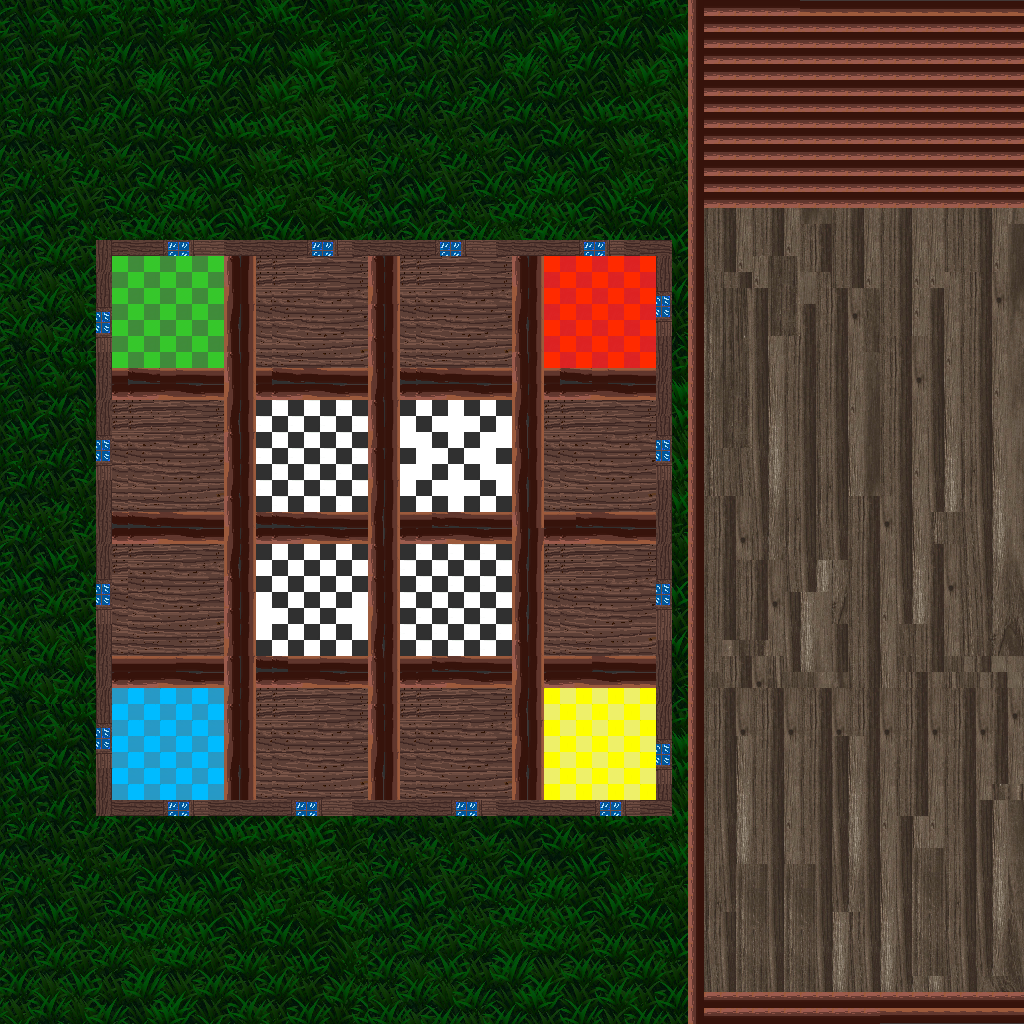

This game map was drawn from its Tiled (.tmx) file and the tilesets committed beside it. A one-line description and the trimmed map source follow:
An orthogonal 64x64 tile map with 16x16 px tiles, 3 tile layers (Ground, Floor, Walls), 9 tilesets and 16 objects.

<map version="1.10" tiledversion="1.11.0" orientation="orthogonal" renderorder="right-down" width="64" height="64" tilewidth="16" tileheight="16" infinite="0" nextlayerid="26" nextobjectid="60">
 <tileset firstgid="1" name="Room floor 2" tilewidth="16" tileheight="16" tilecount="36" columns="6">
  <image source="Room floor 2.png" width="100" height="100" />
 </tileset>
 <tileset firstgid="37" name="Horizontal wall" tilewidth="16" tileheight="16" tilecount="36" columns="6">
  <image source="Horizontal wall.png" width="100" height="100" />
 </tileset>
 <tileset firstgid="73" name="Wall pixel 2" tilewidth="16" tileheight="16" tilecount="6" columns="6">
  <image source="Wall pixel 2.png" width="100" height="20" />
 </tileset>
 <tileset firstgid="79" name="Horizontal wall" tilewidth="16" tileheight="16" tilecount="36" columns="6">
  <image source="Horizontal wall.png" width="100" height="100" />
 </tileset>
 <tileset firstgid="115" name="Color paint" tilewidth="16" tileheight="16" tilecount="36" columns="6">
  <image source="Color paint.png" width="100" height="100" />
 </tileset>
 <tileset firstgid="151" name="Color paint 2" tilewidth="16" tileheight="16" tilecount="36" columns="6">
  <image source="Color paint 2.png" width="100" height="100" />
 </tileset>
 <tileset firstgid="187" name="paint color 3" tilewidth="16" tileheight="16" tilecount="36" columns="6">
  <image source="paint color 3.png" width="100" height="100" />
 </tileset>
 <tileset firstgid="223" name="Screenshot 2025-01-01 234256" tilewidth="16" tileheight="16" tilecount="528" columns="24">
  <image source="Screenshot 2025-01-01 234256.png" width="395" height="358" />
 </tileset>
 <tileset firstgid="751" name="wooden foor" tilewidth="16" tileheight="16" tilecount="2542" columns="62">
  <image source="wooden foor.png" width="1000" height="667" />
 </tileset>
 <layer id="1" name="Ground" width="64" height="64">
  <data>[4096 cells, 4096 non-empty, 693 distinct tile ids]</data>
 </layer>
 <layer id="2" name="Floor" width="64" height="64" locked="1">
  <data>[4096 cells, 784 non-empty, 47 distinct tile ids]</data>
 </layer>
 <objectgroup id="24" name="Rooms">
  <object id="29" x="112" y="256" width="112" height="112" />
  <object id="30" x="256" y="256" width="112" height="112" />
  <object id="31" x="400" y="256" width="112" height="112" />
  <object id="32" x="544" y="256" width="112" height="112" />
  <object id="48" x="112" y="400" width="112" height="112" />
  <object id="49" x="256" y="400" width="112" height="112" />
  <object id="50" x="400" y="400" width="112" height="112" />
  <object id="51" x="544" y="400" width="112" height="112" />
  <object id="52" x="112" y="544" width="112" height="112" />
  <object id="53" x="256" y="544" width="112" height="112" />
  <object id="54" x="400" y="544" width="112" height="112" />
  <object id="55" x="544" y="544" width="112" height="112" />
  <object id="56" x="112" y="688" width="112" height="112" />
  <object id="57" x="256" y="688" width="112" height="112" />
  <object id="58" x="400" y="688" width="112" height="112" />
  <object id="59" x="544" y="688" width="112" height="112" />
 </objectgroup>
 <layer id="3" name="Walls" width="64" height="64">
  <data>[4096 cells, 512 non-empty, 18 distinct tile ids]</data>
 </layer>
</map>